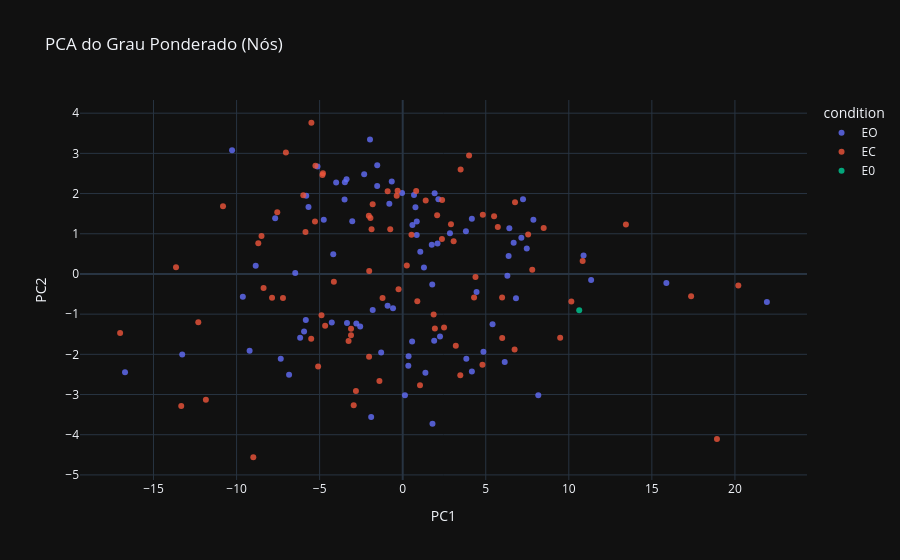

Notebook source saved alongside this figure:
### Markdown cell above
Grau ponderado

### Code cell
pca_wdeg = plot_pca_features(
    df_dataset,
    NODE_GROUPS["weighted_degree"],
    title="PCA do Grau Ponderado (Nós)"
)
